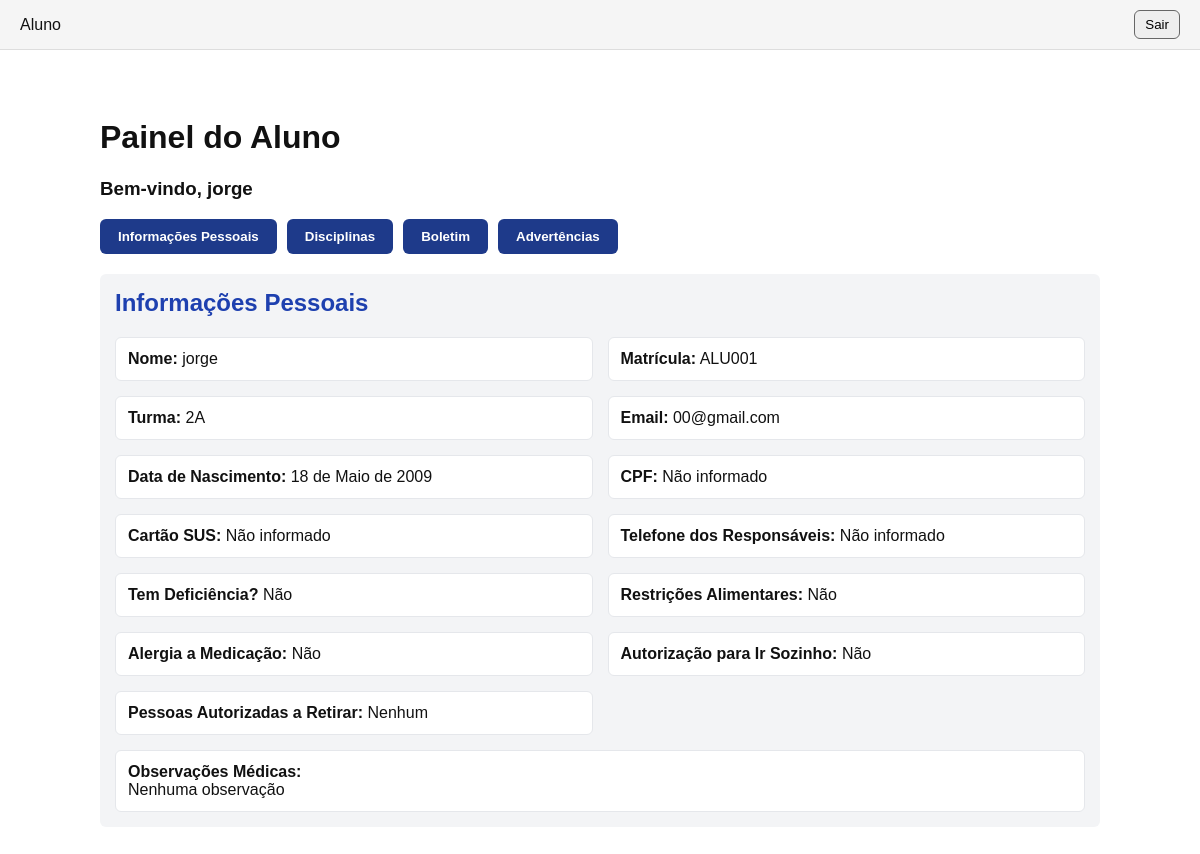
Screenshot of /usuarios/aluno/ (signed in) with the database file from the repository.
### usuarios/models.py (models this page shows, shortened)
class Aluno(models.Model):
    user = models.OneToOneField(User, on_delete=models.CASCADE, null=True, blank=True)
    nome = models.CharField(max_length=100)
    matricula = models.CharField(max_length=20, unique=True)
    email = models.EmailField(blank=True, null=True)
    turma = models.CharField(max_length=50)
    data_nascimento = models.DateField(null=True, blank=True)
    cpf = models.CharField(max_length=14, blank=True, null=True)
    cartao_sus = models.CharField(max_length=20, blank=True, null=True)
    telefone_responsaveis = models.CharField(max_length=200, blank=True, null=True)
    tem_deficiencia = models.BooleanField(default=False)
    deficiencia_descricao = models.CharField(max_length=200, blank=True, null=True)
    restricao_alimentar = models.BooleanField(default=False)
    restricao_alimentar_descricao = models.CharField(max_length=200, blank=True, null=True)
    alergia_medicacao = models.BooleanField(default=False)
    alergia_medicacao_descricao = models.CharField(max_length=200, blank=True, null=True)
    autorizacao_ir_sozinho = models.BooleanField(default=False)
    pessoas_autorizadas_retirar = models.TextField(blank=True, null=True)
    observacoes_medicas = models.TextField(blank=True, null=True)

### usuarios/decorators.py (the view, shortened to what this page needs)
        def wrapper(request, *args, **kwargs):
            if not request.user.is_authenticated:
                return redirect("login")
            grupos_user = set(request.user.groups.values_list("name", flat=True))
            if "Direcao" in grupos_user:
                return view_func(request, *args, **kwargs)
            if grupos_user.intersection(nomes_grupos):
                return view_func(request, *args, **kwargs)

### usuarios/context_processors.py (called while the page is built)
def grupos_do_usuario(request):
    if request.user.is_authenticated:
        grupos = request.user.groups.values_list('name', flat=True)
    else:
        grupos = []
    return {
        'is_secretaria': 'Secretaria' in grupos,
        'is_professor': 'Professor' in grupos,
        'is_aluno': 'Aluno' in grupos,
        'is_coordenacao': 'Coordenacao' in grupos,
        'is_direcao': 'Direcao' in grupos,
    }

### usuarios/views.py (called while the page is built)
def obter_aluno_por_user(user):
    if not user.is_authenticated:
        return None
    aluno = Aluno.objects.filter(user=user).first()
    if not aluno:
        aluno = Aluno.objects.filter(nome__iexact=user.username).first()
    return aluno

### usuarios/templates/aluno.html (shortened to what this page needs)
{% extends "base.html" %}
{% load static %}
{% block content %}
<div class="painel-container">
    <h1>Painel do Aluno</h1>
    <h3>Bem-vindo, {{ aluno.nome }}</h3>
    <div class="painel-buttons">
        <button onclick="mostrar('sec-info')">Informações Pessoais</button>
        <button onclick="mostrar('sec-disciplinas')">Disciplinas</button>
        <button onclick="mostrar('sec-boletim')">Boletim</button>
        <button onclick="mostrar('sec-advertencias')">Advertências</button>
    </div>
    <div id="sec-info" class="section active">
        <h2>Informações Pessoais</h2>
        <div class="info-grid">
            <div class="info-card">
                <strong>Nome:</strong> {{ aluno.nome|default:"Não informado" }}
            </div>
            <div class="info-card">
                <strong>Matrícula:</strong> {{ aluno.matricula }}
            </div>
            <div class="info-card">
                <strong>Turma:</strong> {{ aluno.turma|default:"Não informado" }}
            </div>
            <div class="info-card">
                <strong>Email:</strong> {{ aluno.email|default:"Não informado" }}
            </div>
            <div class="info-card">
                <strong>Data de Nascimento:</strong> {{ aluno.data_nascimento|default:"Não informado" }}
            </div>
            <div class="info-card">
                <strong>CPF:</strong> {{ aluno.cpf|default:"Não informado" }}
            </div>
            <div class="info-card">
                <strong>Cartão SUS:</strong> {{ aluno.cartao_sus|default:"Não informado" }}
            </div>
            <div class="info-card">
                <strong>Telefone dos Responsáveis:</strong> {{ aluno.telefone_responsaveis|default:"Não informado" }}
            </div>
            <div class="info-card">
                <strong>Tem Deficiência?</strong>
                {% if aluno.tem_deficiencia %}
                    Sim — {{ aluno.deficiencia_descricao }}
                {% else %}
                    Não
                {% endif %}
            </div>
            <div class="info-card">
                <strong>Restrições Alimentares:</strong>
                {% if aluno.restricao_alimentar %}
                    Sim — {{ aluno.restricao_alimentar_descricao }}
                {% else %}
                    Não
                {% endif %}
            </div>
            <div class="info-card">
                <strong>Alergia a Medicação:</strong>
                {% if aluno.alergia_medicacao %}
                    Sim — {{ aluno.alergia_medicacao_descricao }}
                {% else %}
                    Não
                {% endif %}
            </div>
            <div class="info-card">
                <strong>Autorização para Ir Sozinho:</strong>
                {% if aluno.autorizacao_ir_sozinho %}
                    Sim
                {% else %}
                    Não
                {% endif %}
            </div>
            <div class="info-card">
                <strong>Pessoas Autorizadas a Retirar:</strong>
                {{ aluno.pessoas_autorizadas_retirar|default:"Nenhum" }}
            </div>
            <div class="info-card" style="grid-column: span 2;">
                <strong>Observações Médicas:</strong><br>
                {{ aluno.observacoes_medicas|default:"Nenhuma observação" }}
            </div>
        </div>
    </div>
</div>
{% endblock %}

### usuarios/templates/base.html (shortened to what this page needs)
<!DOCTYPE html>
<html lang="pt-br">
<head>
</head>
<body>
    {% if user.is_authenticated and request.resolver_match.url_name != 'login_puro' %}
    <nav>
        <ul>
            {% with user.groups.all as grupos %}
                {% if grupos %}
                    {% for g in grupos %}
                        {% if g.name == "Secretaria" %}
                            <li><a href="{% url 'usuarios:secretaria' %}">Secretaria</a></li>
                        {% elif g.name == "Professor" %}
                            <li><a href="{% url 'usuarios:professor' %}">Professor</a></li>
                        {% elif g.name == "Aluno" %}
                            <li><a href="{% url 'usuarios:aluno' %}">Aluno</a></li>
                        {% elif g.name == "Coordenacao" %}
                            <li><a href="{% url 'usuarios:coordenacao' %}">Coordenação</a></li>
                        {% elif g.name == "Direcao" %}
                            <li><a href="{% url 'usuarios:direcao' %}">Direção</a></li>
                        {% endif %}
                    {% endfor %}
                {% endif %}
            {% endwith %}
            <li style="margin-left:auto;">
                <form action="{% url 'logout' %}" method="post" style="display:inline;">
                    <button class="btn" type="submit">Sair</button>
                </form>
            </li>
        </ul>
    </nav>
    {% endif %}
    <div class="container">
        {% block content %}{% endblock %}
    </div>
</body>
</html>

### usuarios/templates/base.html (style rules this page uses)
body { font-family:Arial,Helvetica,sans-serif;margin:0;color:#111;background:#fff; }
nav { background:#f5f5f5;border-bottom:1px solid #ddd;padding:10px 20px; }
nav ul { margin:0;padding:0;list-style:none;display:flex;gap:12px;align-items:center; }
nav a { color:#111;text-decoration:none; }
.container { max-width:1100px;margin:18px auto;padding:10px; }
.btn { display:inline-block;padding:6px 10px;border-radius:6px;border:1px solid #666;background:#eee;text-decoration:none;color:#000; }

### usuarios/templates/aluno.html (style rules this page uses)
.painel-container { max-width: 1000px; margin: 0 auto; padding: 20px; }
.painel-buttons { display: flex; gap: 10px; margin-bottom: 20px; flex-wrap: wrap; }
.painel-buttons button { padding: 10px 18px; border: none; background: #1e3a8a; color: white; border-radius: 6px; cursor: pointer; font-weight: bold; }
.section { display: none; padding: 15px; background: #f3f4f6; border-radius: 6px; margin-bottom: 20px; }
.section.active { display: block; }
.info-grid { display: grid; grid-template-columns: repeat(2, 1fr); gap: 15px; }
.info-card { background: white; padding: 12px; border-radius: 6px; border: 1px solid #e5e7eb; }
h2 { margin-top: 0; color: #1e40af; }

### rows the page displays
Aluno: nome "jorge", matricula "ALU001", turma "2A", email "00@gmail.com", data_nascimento "18 de Maio de 2009", cpf "Não informado", cartao_sus "Não informado", telefone_responsaveis "Não informado", pessoas_autorizadas_retirar "Nenhum", observacoes_medicas "Nenhuma observação"
